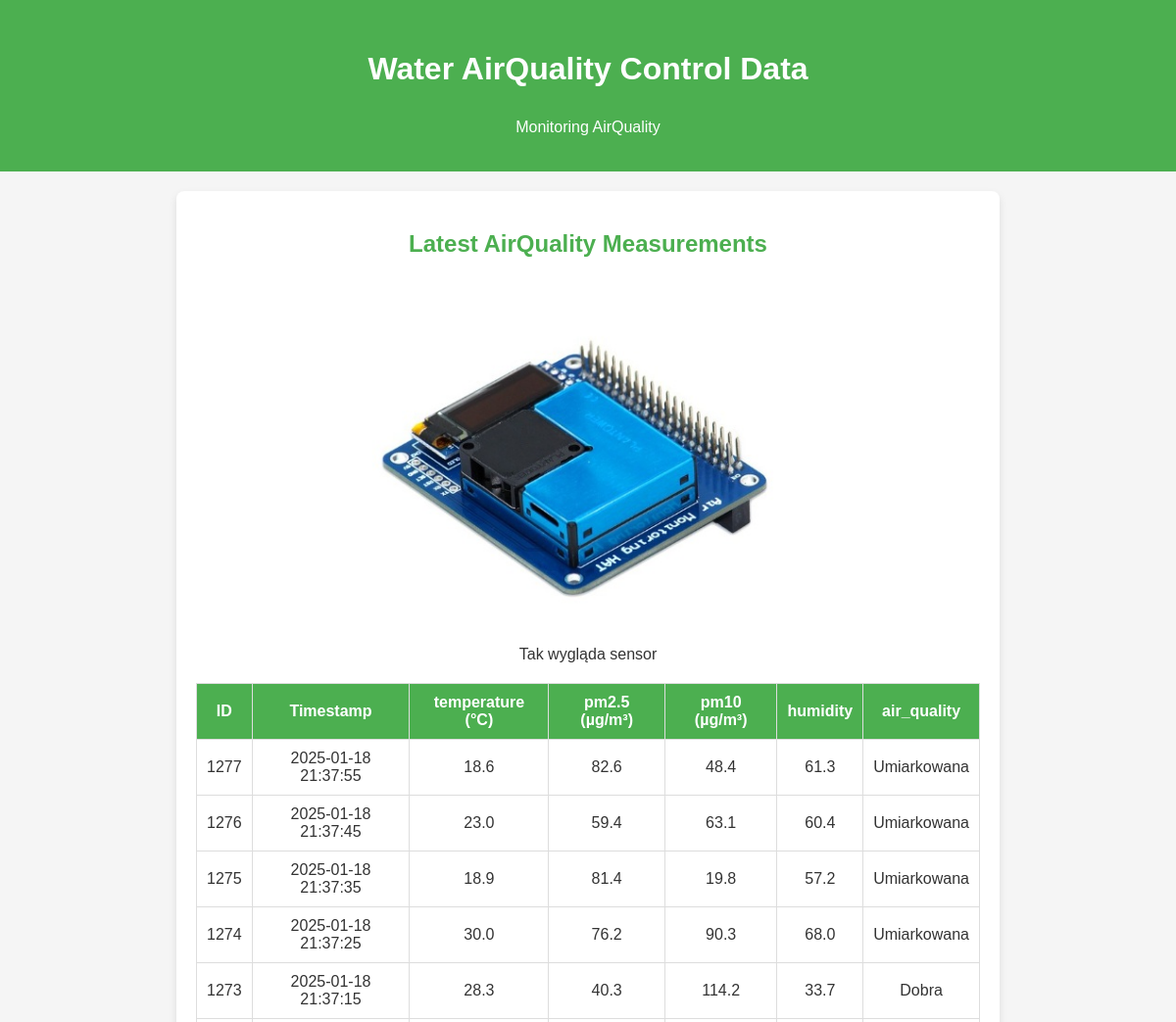
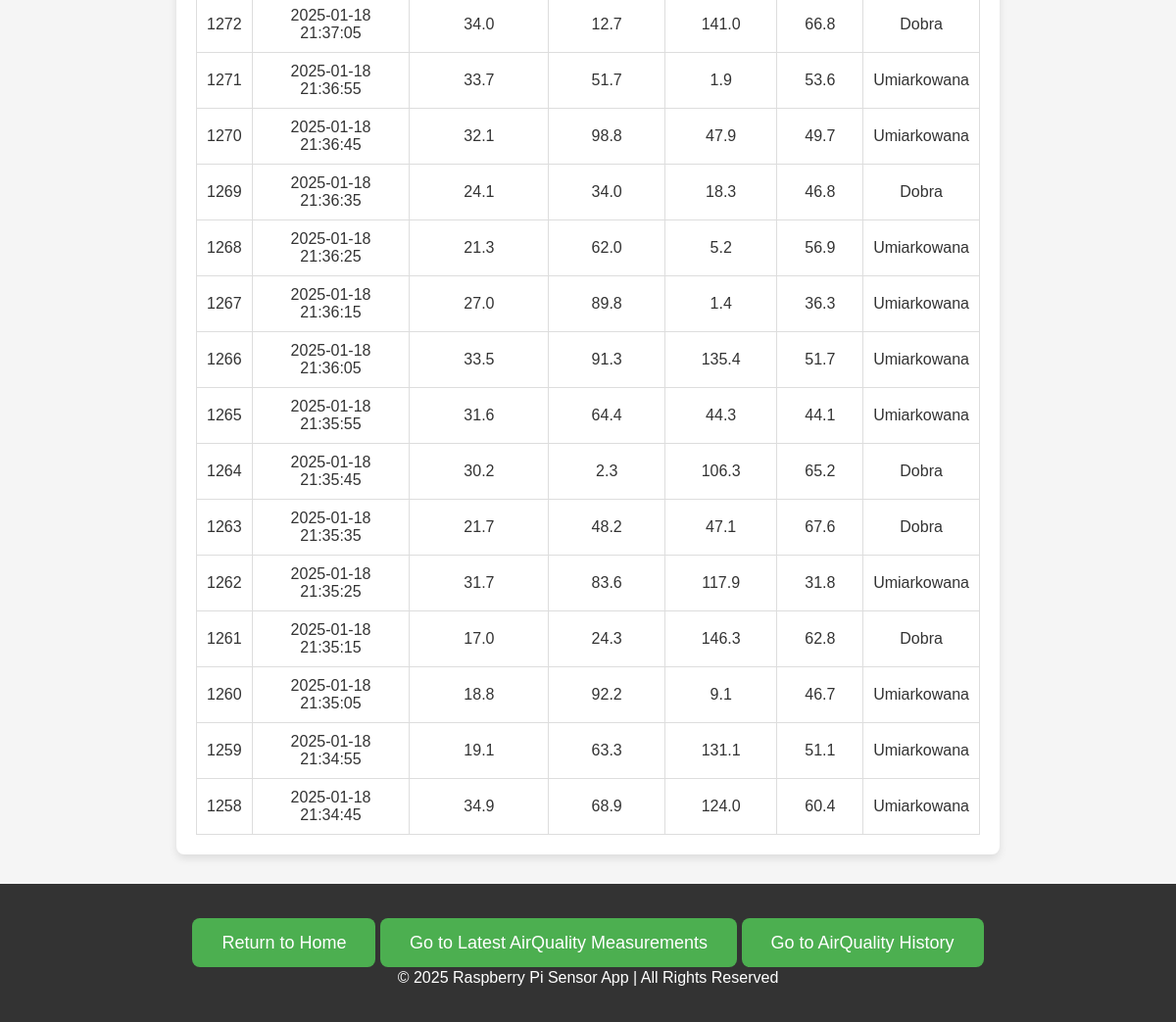
Before: /air_quality with the older database file (2 pictures, top to bottom).
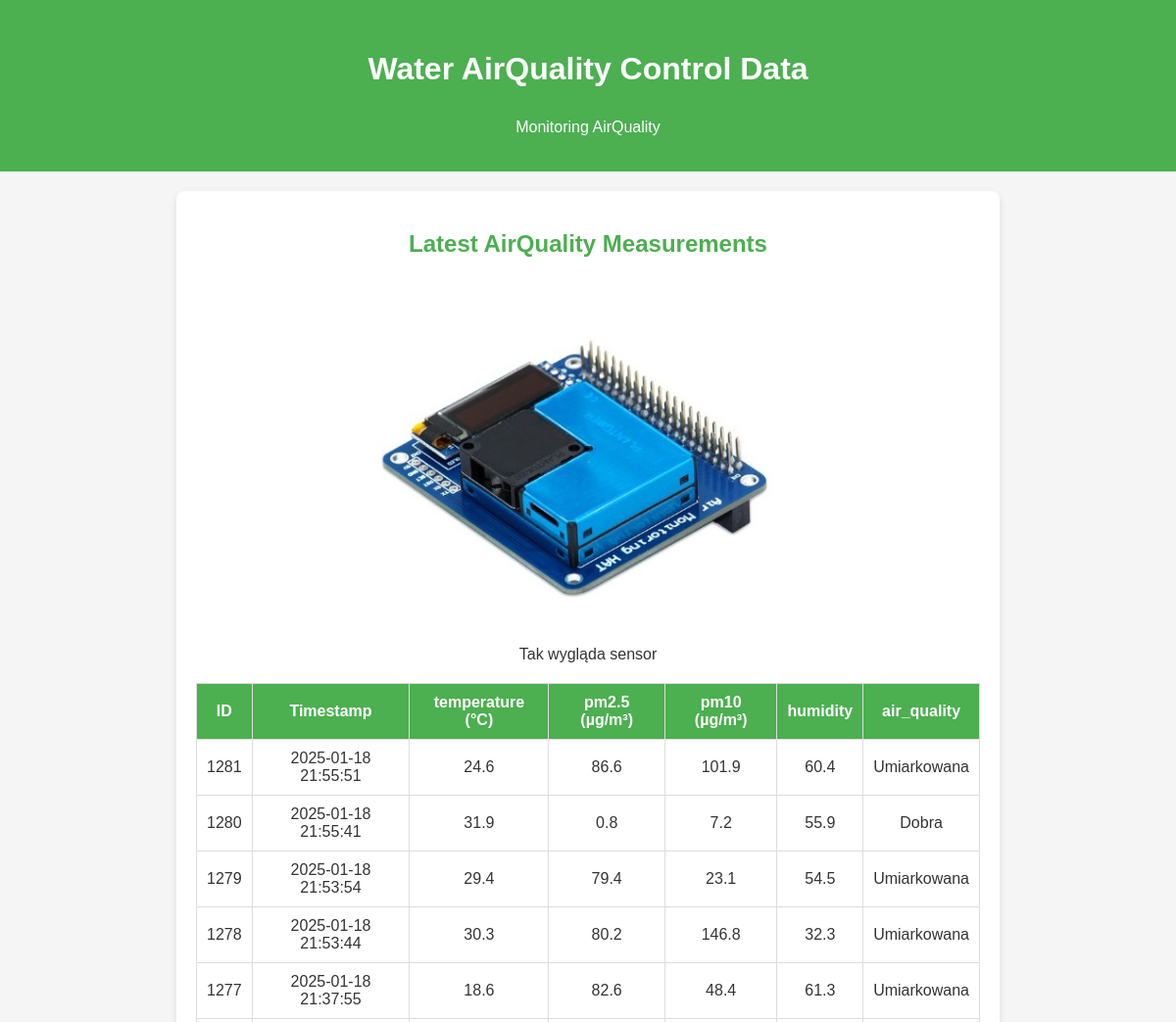
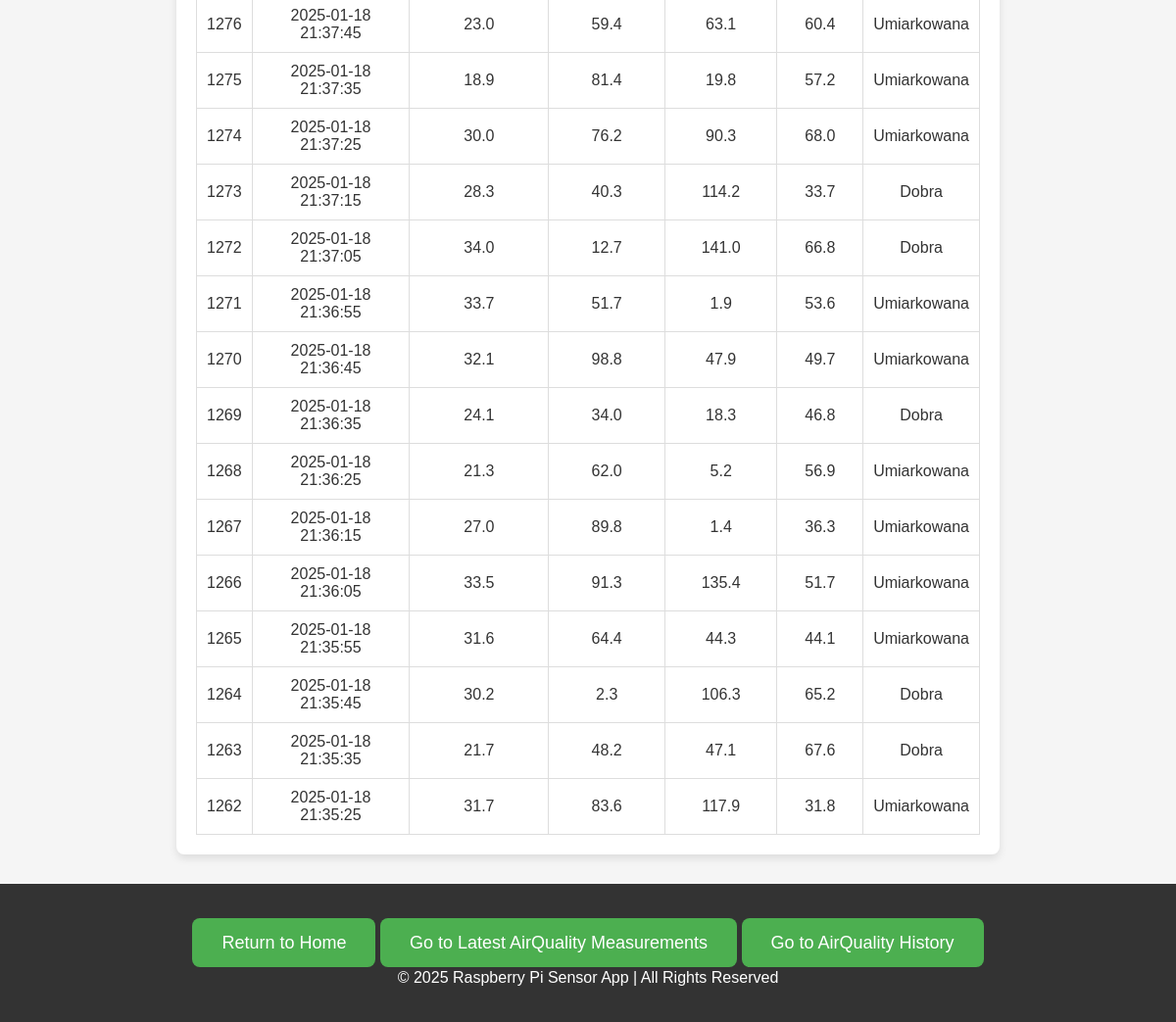
After: the same page with the newer database file (2 pictures, top to bottom).
### tables this page shows
CREATE TABLE air_control (
            id INTEGER PRIMARY KEY AUTOINCREMENT,
            timestamp DATETIME DEFAULT CURRENT_TIMESTAMP,
            pm25 REAL,
            pm10 REAL,
            temperature REAL,
            humidity REAL,
            air_quality TEXT
        );

### app.py (the view)
@app.route('/air_quality')
def air_quality_page():
    conn = sqlite3.connect(db_path)
    cursor = conn.cursor()
    cursor.execute("""
                   SELECT id, timestamp, temperature,
                   pm25, pm10, humidity, air_quality
                   FROM air_control
                   ORDER BY timestamp DESC LIMIT 20
                   """)
    measurements = cursor.fetchall()
    conn.close()
    return render_template('air_quality.html',
                           measurements=measurements)

### templates/air_quality.html (shortened to what this page needs)
<!DOCTYPE html>
<html lang="en">
<head>
    <link rel="stylesheet" href="static/css/index.css">
</head>
<body>
    <header>
        <p class="welcome-msg">Water AirQuality Control Data</p>
        <p>Monitoring AirQuality</p>
    </header>
    <div class="container">
        <h2>Latest AirQuality Measurements</h2>
        <div class="image-container">
            <img src="static/images/czujnik_pm_10.jpg" alt="Water Quality" class="resized-image">
            <p>Tak wygląda sensor</p>
        </div>
        <table>
            <thead>
                <tr>
                    <th>ID</th>
                    <th>Timestamp</th>
                    <th>temperature (&deg;C)</th>
                    <th>pm2.5 (&micro;g/m³)</th>
                    <th>pm10 (&micro;g/m³)</th>
                    <th>humidity</th>
                    <th>air_quality</th>
                </tr>
            </thead>
            <tbody>
                {% for measurement in measurements %}
                    <tr>
                        <td>{{ measurement[0] }}</td>
                        <td>{{ measurement[1] }}</td>
                        <td>{{ measurement[2] }}</td>
                        <td>{{ measurement[3] }}</td>
                        <td>{{ measurement[4] }}</td>
                        <td>{{ measurement[5] }}</td>
                        <td>{{ measurement[6] }}</td>
                    </tr>
                {% endfor %}
            </tbody>
        </table>
    </div>
    <footer>
        <div class="cta">
            <a href="/" class="button">Return to Home</a>
            <a href="/air_quality" class="button">Go to Latest AirQuality Measurements</a>
            <a href="/air_quality_history" class="button">Go to AirQuality History</a>
        </div>
        <p>&copy; 2025 Raspberry Pi Sensor App | All Rights Reserved</p>
    </footer>
</body>
</html>

Changed rows visible on the page:
no longer on this page (row unchanged): air_control: id "1261", timestamp "2025-01-18 21:35:15", temperature "17.0", pm25 "24.3", pm10 "146.3", humidity "62.8", air_quality "Dobra"
no longer on this page (row unchanged): air_control: id "1260", timestamp "2025-01-18 21:35:05", temperature "18.8", pm25 "92.2", pm10 "9.1", humidity "46.7", air_quality "Umiarkowana"
no longer on this page (row unchanged): air_control: id "1259", timestamp "2025-01-18 21:34:55", temperature "19.1", pm25 "63.3", pm10 "131.1", humidity "51.1", air_quality "Umiarkowana"
no longer on this page (row unchanged): air_control: id "1258", timestamp "2025-01-18 21:34:45", temperature "34.9", pm25 "68.9", pm10 "124.0", humidity "60.4", air_quality "Umiarkowana"
added air_control: id "1281", timestamp "2025-01-18 21:55:51", temperature "24.6", pm25 "86.6", pm10 "101.9", humidity "60.4", air_quality "Umiarkowana"
added air_control: id "1280", timestamp "2025-01-18 21:55:41", temperature "31.9", pm25 "0.8", pm10 "7.2", humidity "55.9", air_quality "Dobra"
added air_control: id "1279", timestamp "2025-01-18 21:53:54", temperature "29.4", pm25 "79.4", pm10 "23.1", humidity "54.5", air_quality "Umiarkowana"
added air_control: id "1278", timestamp "2025-01-18 21:53:44", temperature "30.3", pm25 "80.2", pm10 "146.8", humidity "32.3", air_quality "Umiarkowana"
